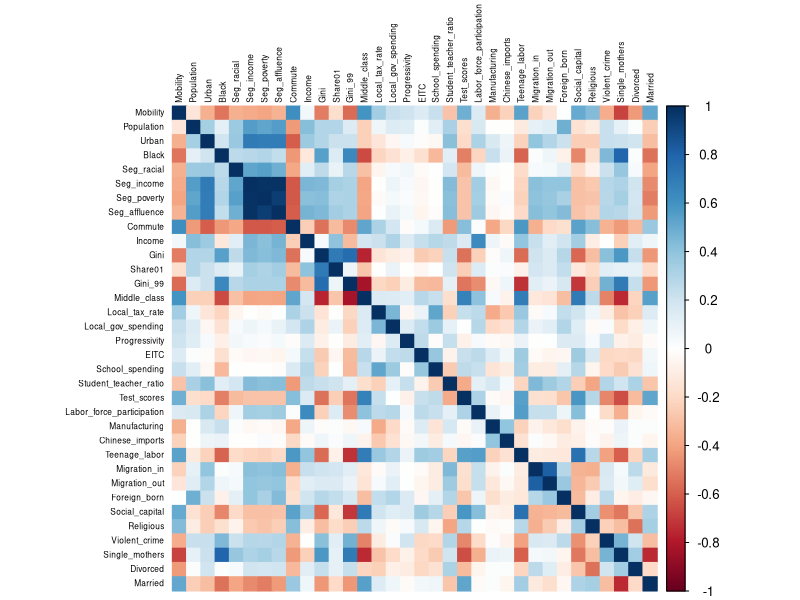
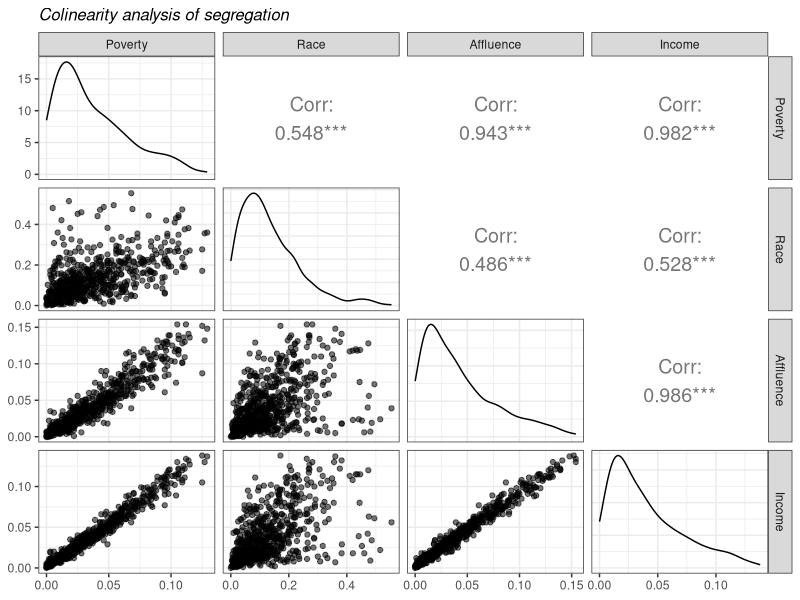
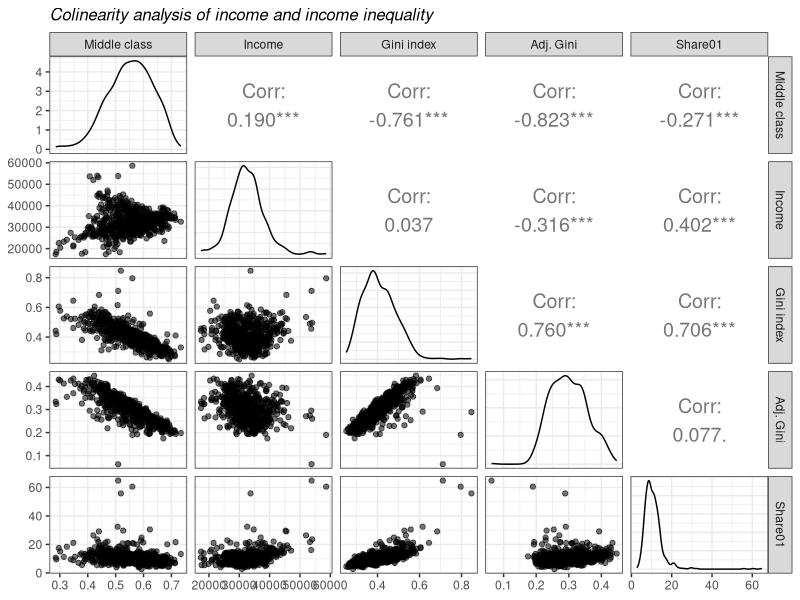
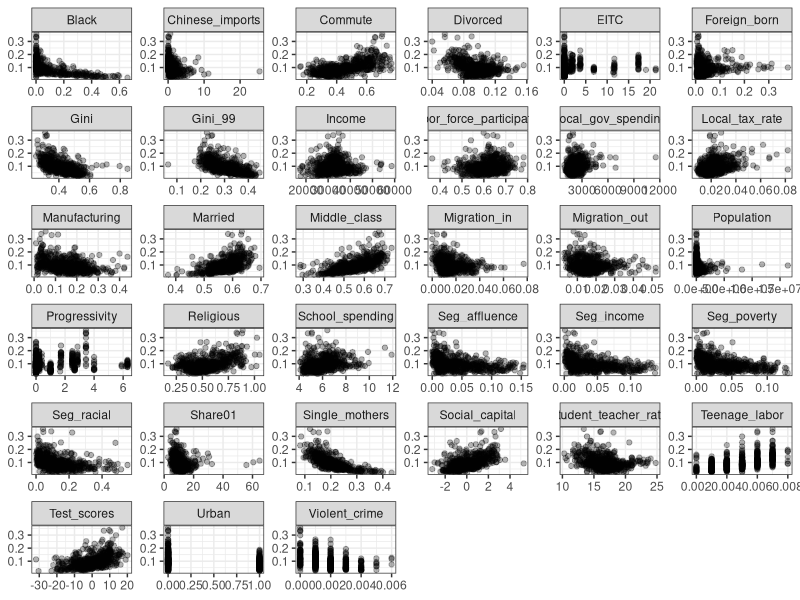
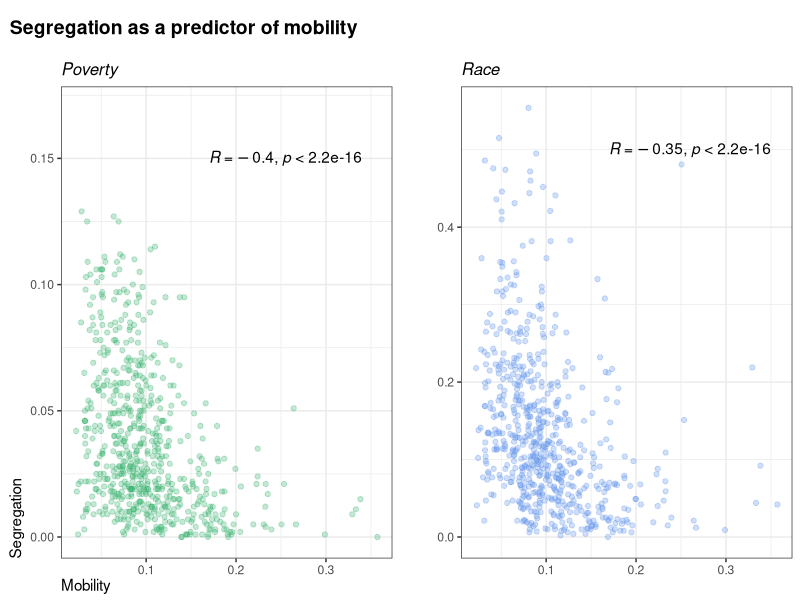
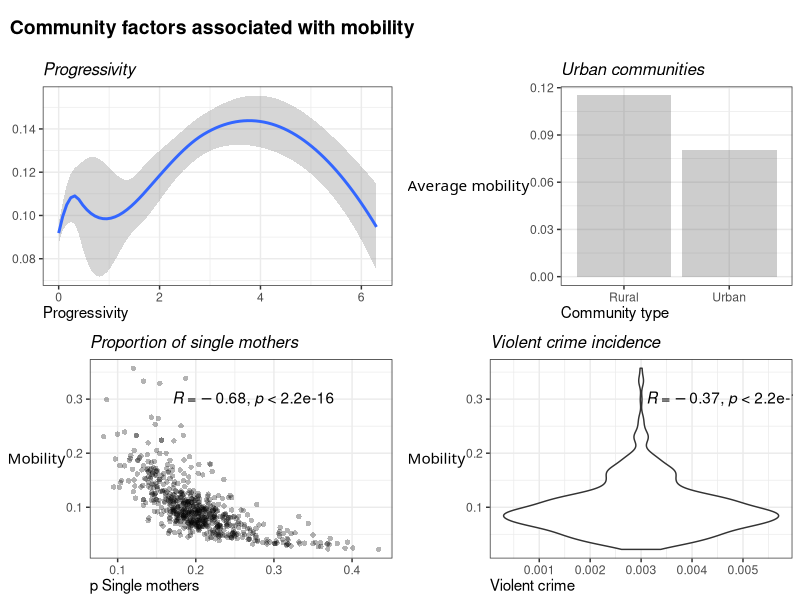

The R script that drew these images, in order:
## ---- chunk 1
# Import dependencies
library(ggplot2)
library(dplyr)
library(corrplot)
library(tidyr)

theme_set(theme_bw())

# Import data
mobility <- read.csv("mobility-all.csv", header = TRUE)
## ---- chunk 2
knitr::opts_chunk$set(echo = TRUE)
## ---- chunk 3
mobility <- read.csv("mobility-all.csv", header = TRUE)

library(ggplot2)
library(dplyr)
library(corrplot)
library(tidyr)
library(cowplot)
library(ggpubr)
library(GGally)

theme_set(theme_bw())
theme_update(
  axis.title.x = element_blank(),  
  axis.title.y = element_blank(), 
  plot.title = element_text(size = 12, face = "italic")
)
## ---- chunk 4
mobility <- read.csv("mobility-all.csv", header = TRUE, stringsAsFactors = TRUE)
## ---- chunk 5
quals <- c("ID","Name", "State", "Latitude", "Longitude")

mobility <- mobility[,!(names(mobility) %in% quals)]
## ---- chunk 6
print(colSums(is.na(mobility)))
## ---- chunk 7
bad_cols <- c("Colleges","Tuition", "Graduation", "HS_dropout") # +100 NULL
mobility <- mobility[,!(names(mobility) %in% bad_cols)]
## ---- chunk 8
before <- nrow(mobility)
mobility <- drop_na(mobility)
dropped <- before - nrow(mobility)

print("Data reduced by: ")
print((dropped/before))
## ---- chunk 9
corrplot(cor(mobility),
         tl.col = "black",
         tl.cex = .5, 
         method = 'color')
## ---- chunk 10
mobility[c("Seg_poverty", "Seg_racial", "Seg_affluence", "Seg_income")] %>%
  ggpairs(aes(alpha = 0.5), 
          upper = list(continuous = wrap("cor", size = 5)),
          columnLabels = c("Poverty", "Race", "Affluence", "Income"),
          title = "Colinearity analysis of segregation",
          progress = FALSE)
## ---- chunk 11
mobility[c("Middle_class", "Income", "Gini", "Gini_99", "Share01")] %>%
  ggpairs(aes(alpha = 0.5), 
          upper = list(continuous = wrap("cor", size = 5)),
          columnLabels = c("Middle class", "Income", "Gini index", "Adj. Gini", "Share01"),
          title = "Colinearity analysis of income and income inequality",
          progress = FALSE)
## ---- chunk 12
mobility %>%
  gather(-Mobility, key = "var", value = "value") %>%
  ggplot(aes(x = value, y = Mobility)) +
  geom_point(alpha = 0.3) +
  facet_wrap(~ var, scales = "free")

## ---- chunk 13
a <- ggplot(data = mobility, aes(x = Mobility, y = Seg_racial)) + 
  geom_point(color = "cornflowerblue", alpha = .3) + 
  #stat_smooth(method = "lm", formula = y ~ x, geom = "line", color = "darkorange") +
  stat_cor(label.x=.17, label.y=.5) +
  ggtitle("Race")
    
# b <- ggplot(data = mobility, aes(x = Mobility, y = Seg_income)) + 
#   geom_point(color = "skyblue", alpha = .3) +
#   stat_cor(label.x=.17, label.y=.12) +
#   ggtitle("Income")

c <- ggplot(data = mobility, aes(x = Mobility, y = Seg_poverty)) + 
  geom_point(color = "mediumseagreen", alpha = .3) +
  stat_cor(label.x=.17, label.y=.15) +
  ylim(0,.17) +
  ggtitle("Poverty") + 
  xlab("Mobility") + 
  ylab("Segregation") +
  theme(axis.title.x = element_text(hjust = 0),
        axis.title.y = element_text(angle=90, hjust = 0, margin = margin(r = 5)))

# d <- ggplot(data = mobility, aes(x = Mobility, y = Seg_affluence)) + 
#   geom_point(color = "seagreen", alpha = .3) +
#   stat_cor(label.x=.17, label.y=.15) +
#   ylim(0,.17) +
#   ggtitle("Affluence") 

plot_row <- plot_grid(c,a, align = "hv")

title <- ggdraw() + 
  draw_label(
    "Segregation as a predictor of mobility",
    fontface = 'bold',
    x = 0,
    hjust = 0) +
  theme(plot.margin = margin(0, 0, 0, 7))
plot_grid(
  title, plot_row,
  ncol = 1,
  rel_heights = c(0.1, 1)
)
## ---- chunk 14
mobility <- mobility %>%
  mutate(Urban = factor(Urban, levels = c(0, 1), labels = c("Rural", "Urban")))

theme_update(
  axis.title.x = element_text(hjust = 0),  
  axis.title.y = element_text(element_text(angle=90, hjust = 0, margin = margin(r = 5)))) 

a <- ggplot(data = mobility, aes(x = Progressivity, y = Mobility)) + 
  geom_smooth() + 
  ggtitle("Progressivity") + 
  xlab("Progressivity") +
  ylab(" ")

b <- ggplot(data = mobility, aes(x = Urban, y = Mobility)) + 
  geom_bar(position='dodge', stat='summary', fun='mean', alpha = .3) +
  ggtitle("Urban communities") + 
  xlab("Community type") + 
  ylab("Average mobility")

c <- ggplot(data = mobility, aes(x = Single_mothers, y = Mobility)) + 
  geom_point(alpha = .3, pch = 16) +
  stat_cor(label.x=.17, label.y=.3, label.size = 0.01) +
  ggtitle("Proportion of single mothers") +
  xlab("p Single mothers") +
  ylab("Mobility")

d <- ggplot(data = mobility, aes(x = Violent_crime, y = Mobility)) + 
  geom_violin() +
  stat_cor(label.x=.0031, label.y=.3, label.size = 0.001) +
  xlab("Violent crime") + 
  ylab("Mobility") + 
  ggtitle("Violent crime incidence")

plot_row <- plot_grid(a,b,c,d, align = "none")

title <- ggdraw() + 
  draw_label(
    "Community factors associated with mobility",
    fontface = 'bold',
    x = 0,
    hjust = 0) +
  theme(plot.margin = margin(0, 0, 0, 7))
plot_grid(
  title, plot_row,
  ncol = 1,
  rel_heights = c(0.1, 1)
)
